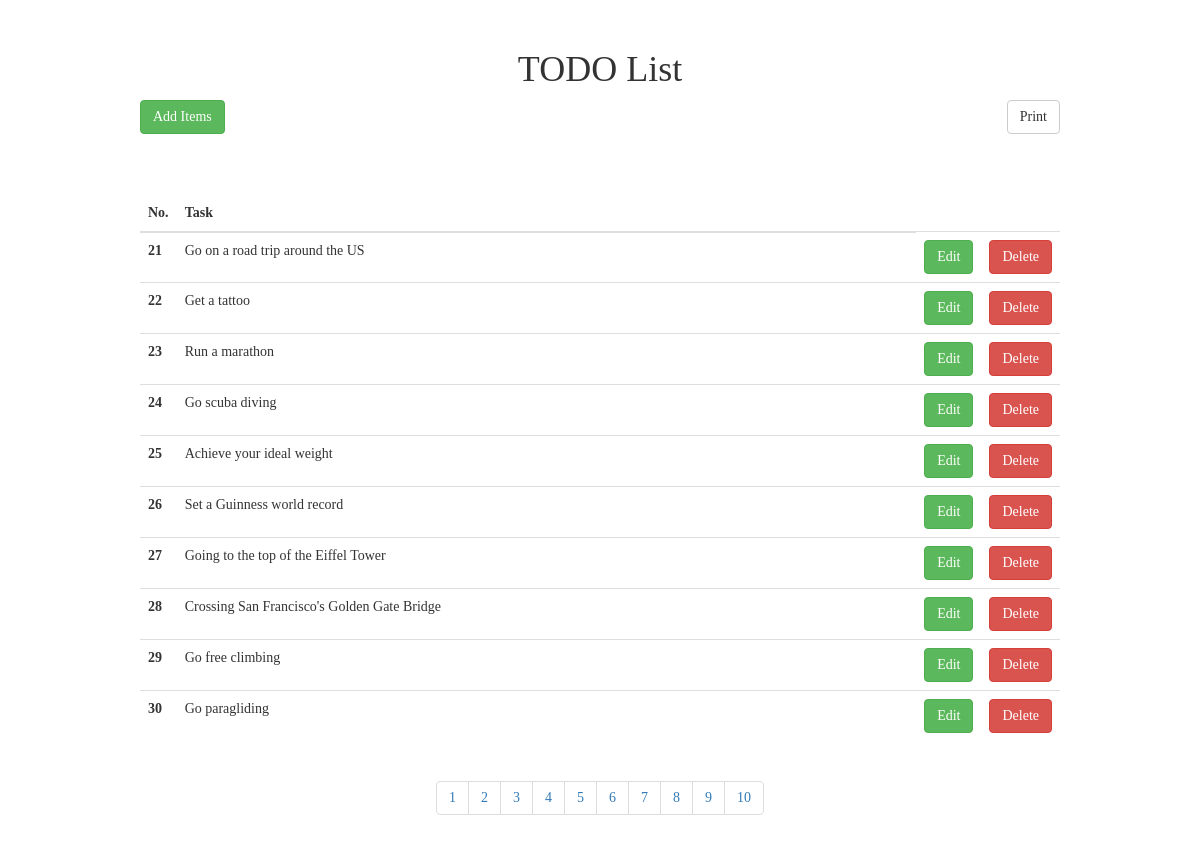
/?page=3, run on the app's committed database.
### tables this page shows
CREATE TABLE `todo` (
  `id` int(11) NOT NULL,
  `name` varchar(255) DEFAULT NULL
);

### index.php (the view, shortened to what this page needs)
<!DOCTYPE html>
<html lang="en">
    <?php
        include "db.php";
        $page=(isset($_GET["page"])? (int) $_GET["page"]: 1);
        $perPage= 10;
        $start=($page-1)*$perPage ;
        $total="select * from todo";
        $total_rows=$db->query($total)->num_rows;
        $total_pages=ceil($total_rows/$perPage);
        $sql="select * from todo LIMIT ".$start.", ".$perPage." ";
        $rows=$db->query($sql);
    ?>
<head>
    <link rel="stylesheet" href="https://maxcdn.bootstrapcdn.com/bootstrap/3.4.1/css/bootstrap.min.css">
</head>
<body>
    <div class="container">
        <div class="rows" style="margin-top: 50px;">
            <center>
                <h1>TODO List</h1>
            </center>
            <div class="col-md-10 col-md-offset-1">
            <button type="button" class="btn btn-success" data-toggle="modal" data-target="#myModal">Add Items</button>
            <button type="button" class="btn btn-default pull-right" onclick="window.print()">Print</button> <hr style="border-color:white;"><br>
            <table class="table table-hover">
            <thead>
                <tr>
                <th scope="col">No.</th>
                <th scope="col">Task</th>
                </tr>
            </thead>
            <tbody>
                <tr>
                <?php
                    while($row=$rows->fetch_assoc()): ?>
                <th scope="row"><?php echo $row["id"];?></th>
                <td class="col-md-10"><?php echo $row["name"];?></td>
                <td><a href="edit.php?id=<?php echo $row["id"];?>" class="btn btn-success">Edit</a></td>
                <td><a href="delete.php?id=<?php echo $row["id"];?>" class="btn btn-danger">Delete</a></td>
                </tr>
                <?php endwhile;?>
            </tbody>
            </table>
            <center>
            <ul class="pagination">
            <?php for($i=1; $i<=$total_pages;$i++):?>
            <li><a href="?page=<?php echo $i;?>"><?php echo $i;?></a></li>
            <?php endfor; ?>
            </ul>
            </center>
            </div>
        </div>
    </div>
</body>
</html>

### index.php (style rules this page uses)
body { font-family: Cambria, Georgia; }

### data on the page
todo: id "21", name "Go on a road trip around the US"
todo: id "22", name "Get a tattoo"
todo: id "23", name "Run a marathon"
todo: id "24", name "Go scuba diving"
todo: id "25", name "Achieve your ideal weight"
todo: id "26", name "Set a Guinness world record"
todo: id "27", name "Going to the top of the Eiffel Tower"
todo: id "28", name "Crossing San Francisco's Golden Gate Bridge"
todo: id "29", name "Go free climbing"
todo: id "30", name "Go paragliding"
